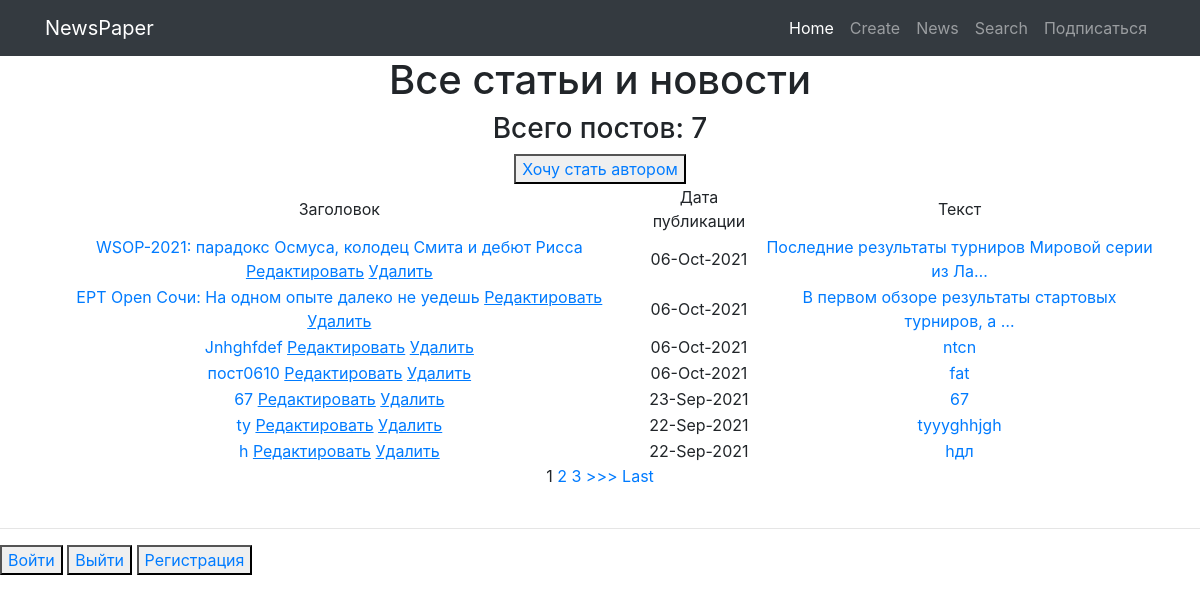
Before: /news/ with the older database file.
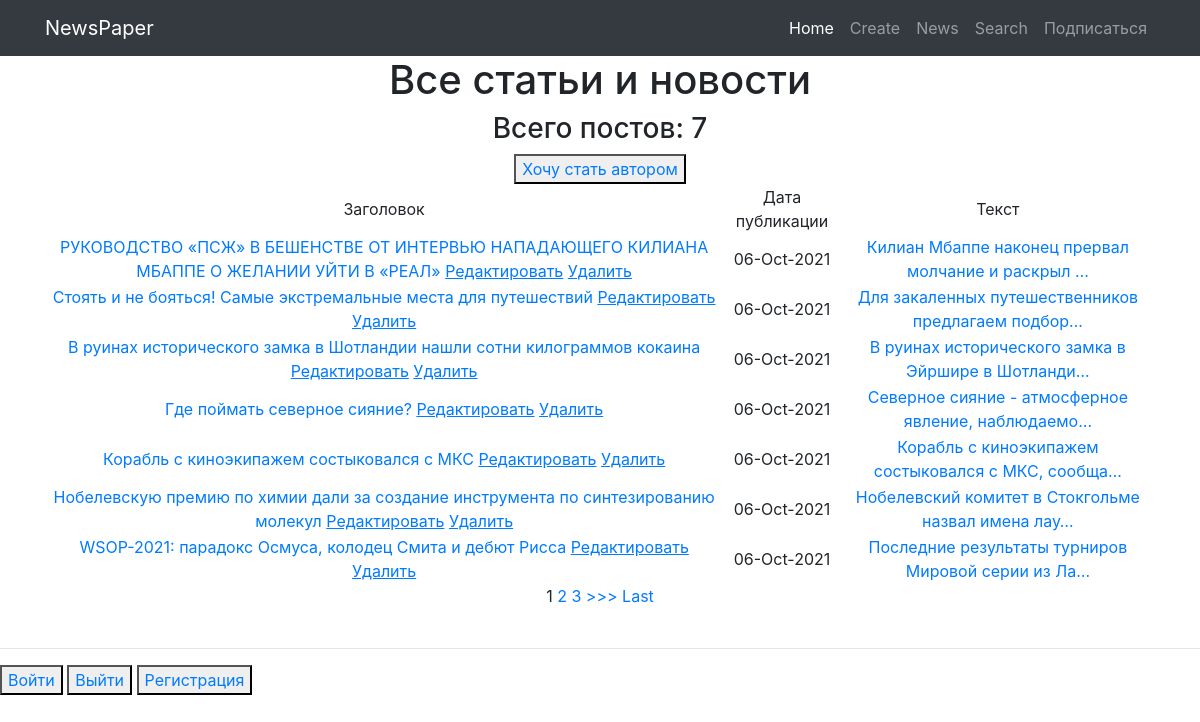
After: the same page with the newer database file.
### myapp/models.py (models this page shows, shortened)
class Post(models.Model):
    author = models.ForeignKey(Author, on_delete= models.CASCADE)
    NEWS = 'NW'
    ARTICLE = 'AR'
    CATEGORY_CHOICE = (
        (NEWS, 'Новость'),
        (ARTICLE, 'Статья'),
    )
    categoryType = models.CharField(max_length=2,choices= CATEGORY_CHOICE, default= ARTICLE)
    dateCreation = models.DateTimeField(auto_now_add= True)
    postCategory = models.ManyToManyField(Category, through='PostCategory')
    title = models.CharField(max_length=128)
    text = models.TextField()
    rating = models.SmallIntegerField(default=0)

### myapp/views.py (the view, shortened to what this page needs)
# urls.py: path('', PostList.as_view()),
class PostList(ListView):
    model = Post
    template_name = 'posts.html'
    context_object_name = 'posts'
    queryset = Post.objects.order_by('-id')  # сортируем, еще можно через ordering = ['-id']
    paginate_by = 7  # поставим постраничный вывод в n-элемент
    form_class = PostForm
    def get_context_data(self, **kwargs):
        context = super().get_context_data(
            **kwargs)  # забираем отфильтрованные объекты переопределяя метод get_context_data у наследуемого класса
        context['filter'] = PostFilter(self.request.GET, queryset=self.get_queryset())
        context['form'] = PostForm()
        context['is_not_authors'] = not self.request.user.groups.filter(name='authors').exists()
        return context

### myapp/templatetags/custom_filters.py (called while the page is built)
@register.filter(name='censor')
def censor(value):
    cens_words = [
        'сторис',
        'подушка',
        'вещей',
        'Джо',
    ]
    for word in cens_words:
        if word in value:
            value = value.replace(word, '_#&#!!*&$_')
    return value

### templates/posts.html (shortened to what this page needs)
{% extends 'flatpages/default.html' %}
{% load custom_filters %}
{% block content %}
    <h1>Все статьи и новости</h1>
    <h3> Всего постов: {{ posts|length }}</h3>
    {% if is_not_authors %}
    <button><a href="{% url 'upgrade' %}">Хочу стать автором</a></button>
    {% endif %}
    {% if posts %}
    <table>
        <tr>
            <td>Заголовок</td>
            <td>Дата публикации</td>
            <td>Текст</td>
        </tr>
        {% for post in posts %}
            <tr>
                <td>
                    <a href="{% url 'post_detail' post.id %}">{{ post.title|censor }}</a>
                    <a href="{% url 'post_update' post.id %}"><u>Редактировать</u></a>
                    <a href="{% url 'post_delete' post.id %}"><u>Удалить</u></a>
                </td>
                <td>{{ post.dateCreation|date:'d-M-Y'}}</td>
                <td><a href="/news/{{post.id}}">{{ post.text|truncatechars:50|censor }}</a></td>
            </tr>
        {% endfor %}
    </table>
    {% else %}
        <h3>Постов пока нет</h3>
    {% endif %}
    {% if is_paginated %}
        {% for num in page_obj.paginator.page_range %}
            {% if page_obj.number == num %}
                <a>{{ num }}</a>
            {% elif num > page_obj.number|add:'-3' and num < page_obj.number|add:'3' %}
                <a href="?page={{ num }}">{{ num }}</a>
            {% endif %}
        {% endfor %}
        {% if page_obj.has_next %}
            <a href="?page={{ page_obj.next_page_number }}">>>></a>
            <a href="?page={{ page_obj.paginator.num_pages }}">Last</a>
        {% endif %}
    {% endif %}
{% endblock content %}

Changed rows visible on the page:
no longer on this page (row unchanged): Post: title|censor "EPT Open Сочи: На одном опыте далеко не уедешь", dateCreation "06-Oct-2021", text|censor "В первом обзоре результаты стартовых турниров, а …"
no longer on this page (row unchanged): Post: title|censor "Jnhghfdef", dateCreation "06-Oct-2021", text|censor "ntcn"
no longer on this page (row unchanged): Post: title|censor "пост0610", dateCreation "06-Oct-2021", text|censor "fat"
no longer on this page (row unchanged): Post: title|censor "67", dateCreation "23-Sep-2021", text|censor "67"
no longer on this page (row unchanged): Post: title|censor "ty", dateCreation "22-Sep-2021", text|censor "tyyyghhjgh"
no longer on this page (row unchanged): Post: title|censor "h", dateCreation "22-Sep-2021", text|censor "hдл"
added Post: title|censor "РУКОВОДСТВО «ПСЖ» В БЕШЕНСТВЕ ОТ ИНТЕРВЬЮ НАПАДАЮЩЕГО КИЛИАНА МБАППЕ О ЖЕЛАНИИ УЙТИ В «РЕАЛ»", dateCreation "06-Oct-2021", text|censor "Килиан Мбаппе наконец прервал молчание и раскрыл …"
added Post: title|censor "Стоять и не бояться! Самые экстремальные места для путешествий", dateCreation "06-Oct-2021", text|censor "Для закаленных путешественников предлагаем подбор…"
added Post: title|censor "В руинах исторического замка в Шотландии нашли сотни килограммов кокаина", dateCreation "06-Oct-2021", text|censor "В руинах исторического замка в Эйршире в Шотланди…"
added Post: title|censor "Где поймать северное сияние?", dateCreation "06-Oct-2021", text|censor "Северное сияние - атмосферное явление, наблюдаемо…"
added Post: title|censor "Корабль с киноэкипажем состыковался с МКС", dateCreation "06-Oct-2021", text|censor "Корабль с киноэкипажем состыковался с МКС, сообща…"
added Post: title|censor "Нобелевскую премию по химии дали за создание инструмента по синтезированию молекул", dateCreation "06-Oct-2021", text|censor "Нобелевский комитет в Стокгольме назвал имена лау…"
